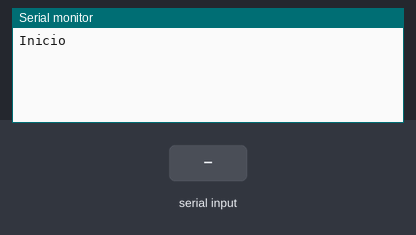
The sketch below on a simulated Arduino Uno, built with avr-gcc and run on an emulated ATmega328P. Shown: the last lines printed to the serial monitor. The inputs (shaded band) are chosen by the test bench.

Above: at 1.2 s.
1.3 s: "L" received over the second serial link
At 2.5 s:
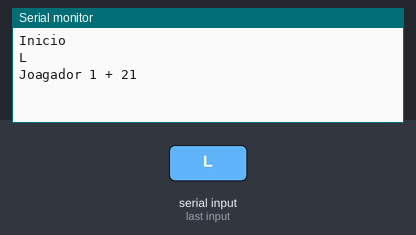
2.8 s: "R" received over the second serial link
At 3.8 s:
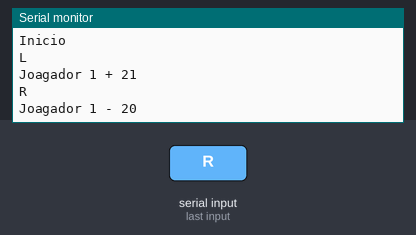
4.3 s: "F" received over the second serial link
At 4.9 s:
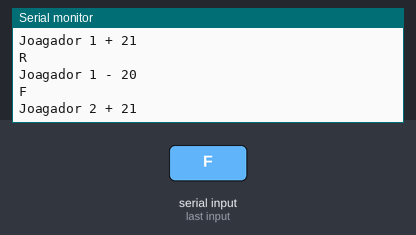
5.8 s: "B" received over the second serial link
At 7.0 s:
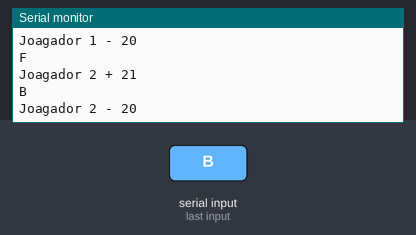
7.3 s: "1" received over the second serial link
At 8.4 s:
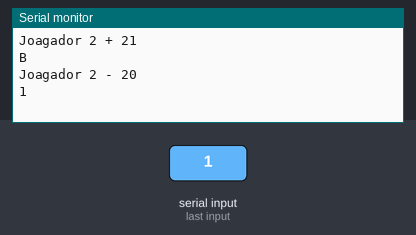

Measured:
- after the input at 1.3 s, the serial monitor: prints a new line at once (image 1)
- after the input at 2.8 s, the serial monitor: prints a new line at once (image 2)
- after the input at 4.3 s, the serial monitor: prints a new line at once (image 3)
- after the input at 5.8 s, the serial monitor: prints a new line at once (image 4)
- after the input at 7.3 s, the serial monitor: prints a new line at once (image 5)

The sketch:

magic-arduino.ino
```cpp
#include <SoftwareSerial.h>

SoftwareSerial s(2,3);
int placar1=20;
int placar2=20;


void setup() {
  Serial.begin(9600);
  s.begin(9600);
  Serial.println("Inicio");
}

void loop() {

  while(s.available()) {
    char comando = s.read();
    Serial.println(comando);

    switch (comando) {
  case 'L':
    placar1 = placar1 + 1;
    Serial.print("Joagador 1 + ");
    Serial.println(placar1);
    break;
  case 'R':
   placar1 = placar1 - 1;
    Serial.print("Joagador 1 - ");
    Serial.println(placar1);
    break;

  case 'F':
    placar2 = placar2 + 1;
    Serial.print("Joagador 2 + ");
    Serial.println(placar2);
    break;

  case 'B':
   placar2 = placar2 - 1;
    Serial.print("Joagador 2 - ");
    Serial.println(placar2);
  break;

  default:
Serial.println(" ");
    }
  }

}
```
